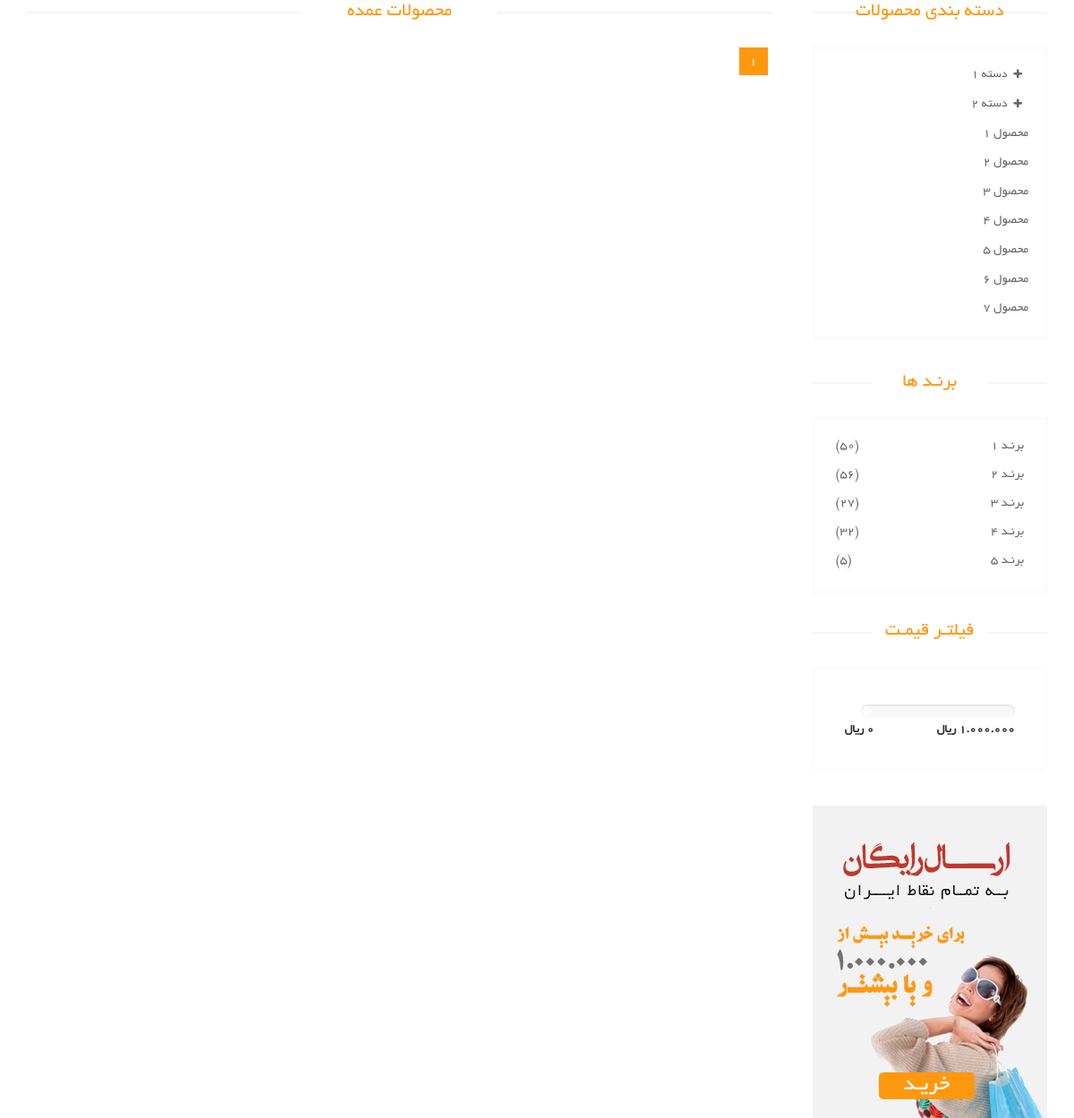
Before: /products/ with the older database file.
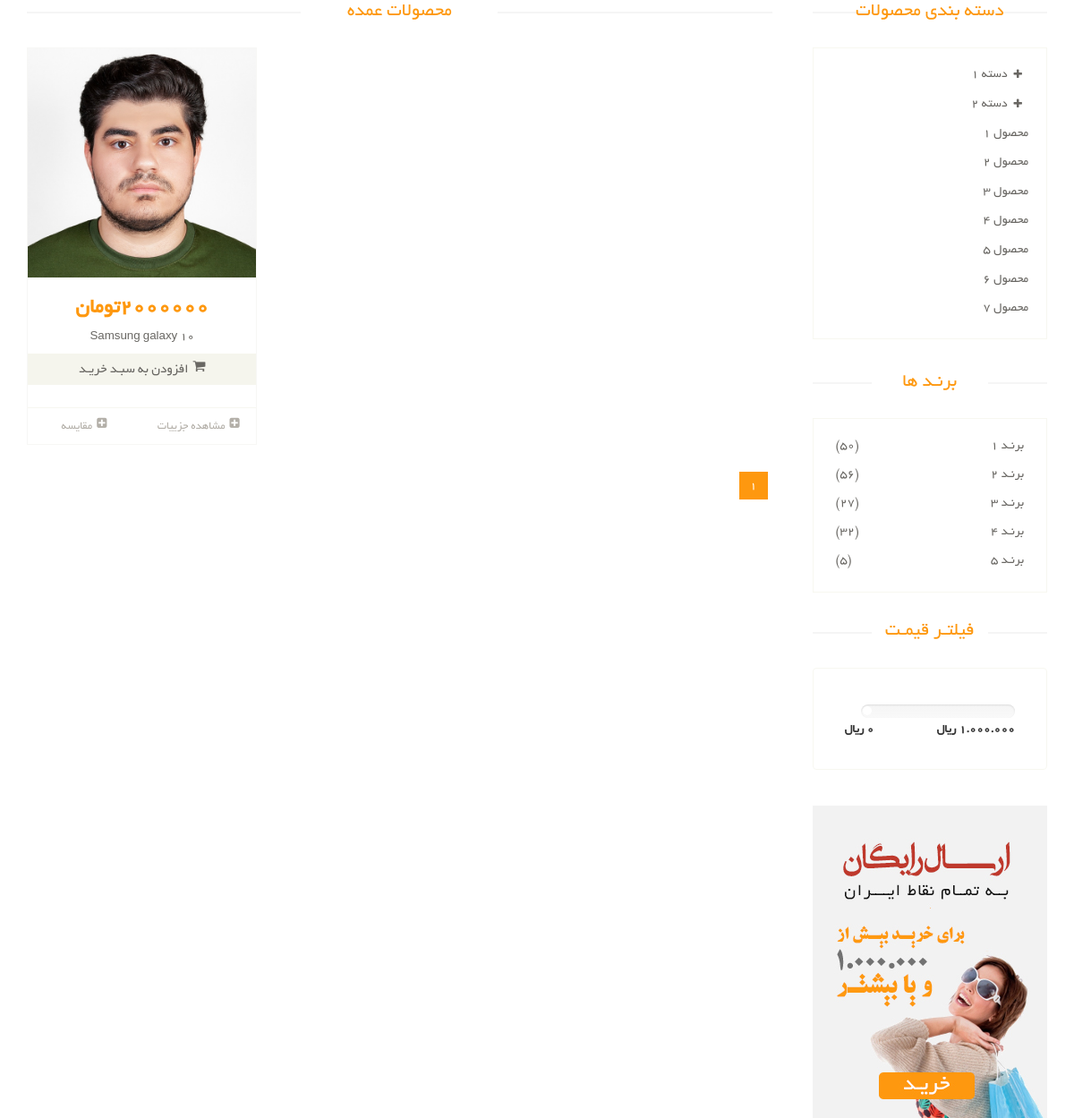
After: the same page with the newer database file.
### product_module/models.py (models this page shows, shortened)
class Product(models.Model):
    title = models.CharField(max_length=300, verbose_name='Product Title')
    category = models.ManyToManyField(ProductCategory, related_name='product_categories', verbose_name='categories') # connect two table
    image = models.ImageField(upload_to='images/products', verbose_name='Product Image', null=True, blank=True)
    brand = models.ForeignKey(ProductBrand, on_delete=models.CASCADE, verbose_name='brands', null=True, blank=True)
    price = models.IntegerField(verbose_name='Price')
    short_description = models.CharField(max_length=360, db_index=True, null=True, verbose_name='Short Description')
    description = models.TextField(verbose_name="Main Description", db_index=True)
    slug = models.SlugField(default="", null=False, db_index=True, blank=True, max_length=200, unique=True, verbose_name='Title in url') # samsung galaxy s20 => samsung-galaxy-s20
    is_active = models.BooleanField(default=False, verbose_name='Active / UnActive')
    is_delete = models.BooleanField(default=False, verbose_name='Deleted / UnDelete')
    def get_absolute_url(self):
        return reverse('product_detail', args=[str(self.slug)])

### product_module/views.py (the view)
# urls.py: path('', views.ProductListView.as_view(), name='product_list'),
class ProductListView(ListView):
    template_name = 'product_module/product_list.html'
    model = Product
    context_object_name = 'products'
    ordering = ['-price']
    paginate_by = 6

### product_module/templates/product_module/product_list.html (shortened to what this page needs)
{% extends 'shared/_layout.html' %}
{% block content %}
  <section>
    <div class="container">
      <div class="row">
        <div class="col-sm-9 padding-right">
          <div class="features_items">
            <h2 class="title text-center">محصولات عمده</h2>
            {% for product in products %}
              {% include 'includes/product_item_partial.html' with product=product %}
            {% endfor %}
            <div class="clearfix"></div>
            <ul class="pagination">
              {% for pagenumber in paginator.page_range %}
                <li class="{% if page_obj.number == pagenumber %} active {% endif %}"><a
                    href="?page={{ pagenumber }}">{{ pagenumber }}</a></li>
              {% endfor %}
            </ul>
          </div>
        </div>
        <div class="col-sm-3">
          <div class="left-sidebar">
            <h2>دسته بندی محصولات</h2>
            <div class="panel-group category-products" id="accordian">
              <div class="panel panel-default">
                <div class="panel-heading">
                  <h4 class="panel-title">
                    <a data-toggle="collapse" data-parent="#accordian" href="#sportswear">
                      <span class="badge pull-right"><i class="fa fa-plus"></i></span>
                      دسته 1
                    </a>
                  </h4>
                </div>
              </div>
              <div class="panel panel-default">
                <div class="panel-heading">
                  <h4 class="panel-title">
                    <a data-toggle="collapse" data-parent="#accordian" href="#mens">
                      <span class="badge pull-right"><i class="fa fa-plus"></i></span>
                      دسته 2
                    </a>
                  </h4>
                </div>
              </div>
              <div class="panel panel-default">
                <div class="panel-heading">
                  <h4 class="panel-title"><a href="#">محصول 1</a></h4>
                </div>
              </div>
              <div class="panel panel-default">
                <div class="panel-heading">
                  <h4 class="panel-title"><a href="#">محصول 2</a></h4>
                </div>
              </div>
              <div class="panel panel-default">
                <div class="panel-heading">
                  <h4 class="panel-title"><a href="#">محصول 3</a></h4>
                </div>
              </div>
              <div class="panel panel-default">
                <div class="panel-heading">
                  <h4 class="panel-title"><a href="#">محصول 4</a></h4>
                </div>
              </div>
              <div class="panel panel-default">
                <div class="panel-heading">
                  <h4 class="panel-title"><a href="#">محصول 5</a></h4>
                </div>
              </div>
              <div class="panel panel-default">
                <div class="panel-heading">
                  <h4 class="panel-title"><a href="#">محصول 6</a></h4>
                </div>
              </div>
              <div class="panel panel-default">
                <div class="panel-heading">
                  <h4 class="panel-title"><a href="#">محصول 7</a></h4>
                </div>
              </div>
            </div>
            <div class="brands_products">
              <h2>برنـد ها</h2>
              <div class="brands-name">
                <ul class="nav nav-pills nav-stacked">
                  <li><a href=""> <span class="pull-left">(50)</span>برنـد 1</a></li>
                  <li><a href=""> <span class="pull-left">(56)</span>برنـد 2</a></li>
                  <li><a href=""> <span class="pull-left">(27)</span>برنـد 3</a></li>
                  <li><a href=""> <span class="pull-left">(32)</span>برنـد 4</a></li>
                  <li><a href=""> <span class="pull-left">(5)</span>برنـد 5</a></li>
                </ul>
              </div>
            </div>
            <div class="price-range">
              <h2>فیلتـر قیمـت</h2>
              <div class="well">
                <div class="slider slider-horizontal" style="width: 170px;">
                         id="sl2" style=""></div>
                <br>
                <b>1.000.000 ريال</b> <b class="pull-left">0 ريال</b>
              </div>
            </div>
            <div class="shipping text-center">
              <img src="/static/images/home/shipping.jpg" alt="">
            </div>
          </div>
        </div>
      </div>
    </div>
  </section>
{% endblock %}

### templates/shared/_layout.html (shortened to what this page needs)
{% load render_partial %}
<!DOCTYPE html>
<html lang="en">
<head>
    {% include 'shared/header_references.html' %}
</head>
<body>
{% block content %}{% endblock %}
</body>
</html>

### templates/shared/header_references.html (shortened to what this page needs)
<link href="/static/css/bootstrap.min.css" rel="stylesheet">
<link href="/static/css/font-awesome.min.css" rel="stylesheet">
<link href="/static/css/prettyPhoto.css" rel="stylesheet">
<link href="/static/css/price-range.css" rel="stylesheet">
<link href="/static/css/animate.css" rel="stylesheet">
<link href="/static/css/main.css" rel="stylesheet">
<link href="/static/css/responsive.css" rel="stylesheet">
<link href="/static/css/custom.css" rel="stylesheet">

### product_module/templates/includes/product_item_partial.html (shortened to what this page needs)
<div class="col-sm-4">
  <div class="product-image-wrapper">
    <div class="single-products">
      <div class="productinfo text-center">
        {% if product.image %}
          <img src="{{ product.image.url }}" alt="">
        {% else %}
          <img src="../static/images/shop/product.jpg" alt="">
        {% endif %}
        <h2>{{ product.price }}تومان</h2>
        <p>{{ product.title }}</p>
        <a href="#" class="btn btn-default add-to-cart"><i class="fa fa-shopping-cart"></i>افزودن به سبـد
          خریـد</a>
      </div>
      <div class="product-overlay">
        <div class="overlay-content">
        </div>
      </div>
    </div>
    <div class="choose">
      <ul class="nav nav-pills nav-justified">
        <li><a href="{{ product.get_absolute_url }}"><i class="fa fa-plus-square"></i>مشاهده جزییات</a></li>
        <li><a href=""><i class="fa fa-plus-square"></i>مقایسه</a></li>
      </ul>
    </div>
  </div>
</div>

### static/css/price-range.css (style rules this page uses)
.slider { display: inline-block; vertical-align: middle; position: relative; }
.slider.slider-horizontal { width: 210px; height: 20px; }

Changed rows visible on the page:
added Product: image (picture), price "2000000", title "Samsung galaxy 10"
